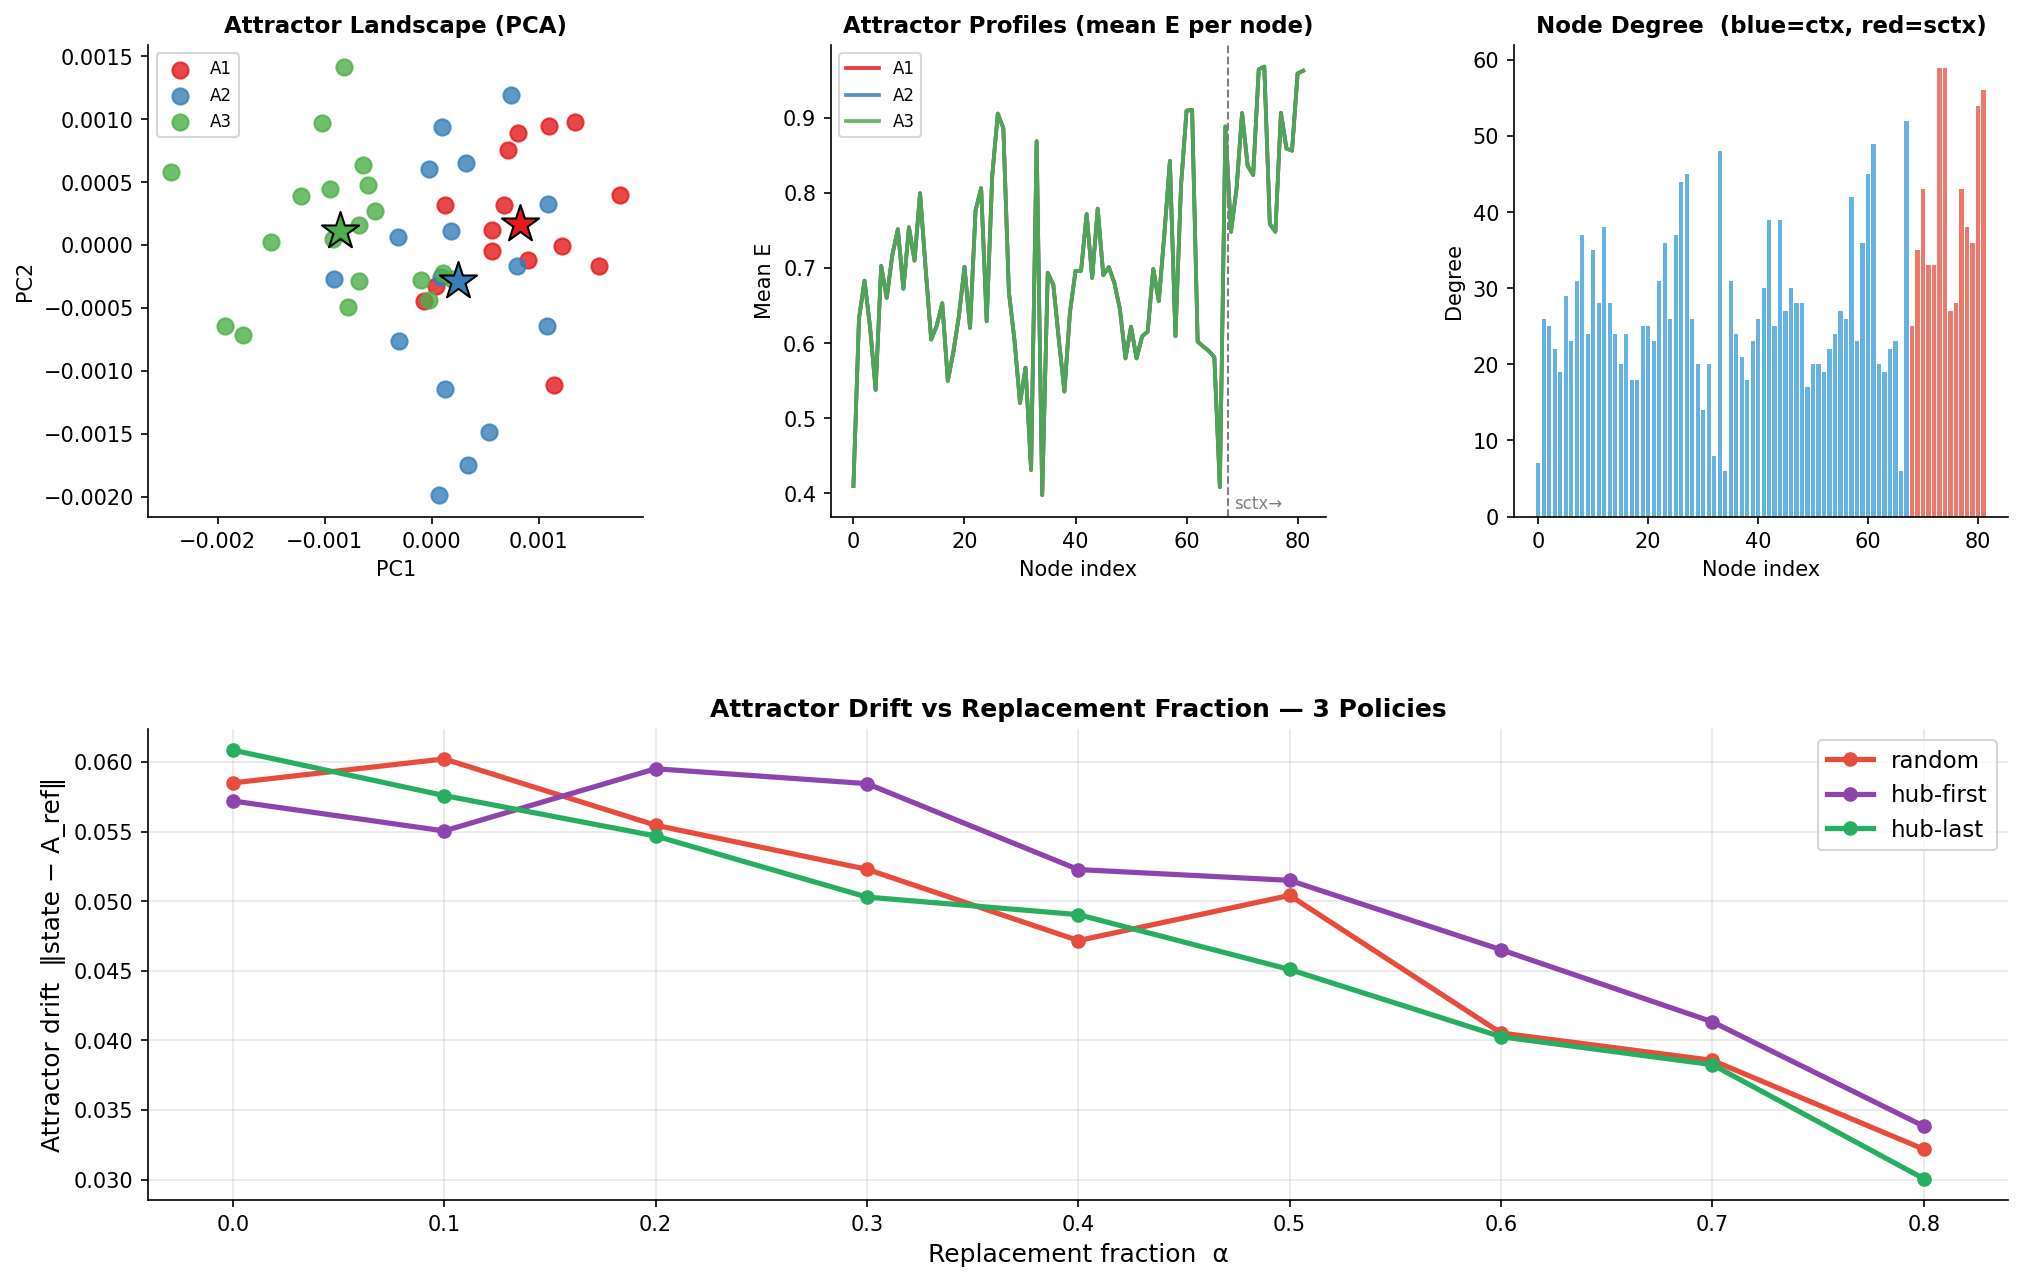

Write the Python code that produced this figure.
"""
WC Attractor Dynamics on HCP Connectome
Phases 1–4: Network → Attractors → Surrogates → Progressive Replacement
"""

import numpy as np
import matplotlib; matplotlib.use('Agg')
import matplotlib.pyplot as plt
from sklearn.cluster import KMeans
from sklearn.decomposition import PCA
from numpy.linalg import lstsq

rng = np.random.default_rng(42)

# ═══════════════════════════════════════════════════════
# 1.  NETWORK
# ═══════════════════════════════════════════════════════
DATA   = '../enigma/enigmatoolbox/datasets/matrices/hcp_connectivity'
W      = np.loadtxt(f'{DATA}/strucMatrix_with_sctx.csv', delimiter=',')
labels = open(f'{DATA}/strucLabels_with_sctx.csv').read().strip().split(',')
N      = W.shape[0]   # 82
N_CTX  = 68           # cortical nodes 0–67, subcortical 68–81

# Scale by spectral radius — preserves hub structure, bounds eigenvalues to [-1,1]
W = W / np.linalg.eigvals(W).real.max()

# ── Parameters ──────────────────────────────────────────
dt   = 0.1
w_EE = 3.0;  w_EI = 2.0   # graph excitation, inhibitory suppression
w_IE = 3.0;  w_II = 1.0   # inhibitory drive, self-inhibition

# Heterogeneous external input: subcortical nodes sit closer to bifurcation
P = np.full(N, 0.5);   P[N_CTX:] = 1.2   # subcortical gets stronger drive
Q = np.zeros(N)

# Heterogeneous time constants: subcortical = slower inhibition
tau_E = np.ones(N);          tau_E[N_CTX:]  = 1.5
tau_I = np.full(N, 2.0);     tau_I[N_CTX:]  = 5.0

noise_std = 0.03
sigma     = lambda x: 1.0 / (1.0 + np.exp(-x))

def step(E, I, noise=True):
    WE  = W @ E
    xi  = noise_std * rng.standard_normal(N) if noise else 0.0
    E_n = (1 - dt/tau_E)*E + (dt/tau_E)*(sigma(w_EE*WE - w_EI*I + P) + xi)
    I_n = (1 - dt/tau_I)*I + (dt/tau_I)* sigma(w_IE*E  - w_II*I + Q)
    return np.clip(E_n, 0, 1), np.clip(I_n, 0, 1)

# ═══════════════════════════════════════════════════════
# 2.  ATTRACTOR IDENTIFICATION
#     Run N_IC random ICs → settle → record mean state → KMeans
# ═══════════════════════════════════════════════════════
N_IC      = 50
T_SETTLE  = 800   # steps with noise to explore
T_RECORD  = 200   # steps without noise to characterise attractor

print("Phase 2 — attractor identification …")
states = np.zeros((N_IC, 2*N))

for k in range(N_IC):
    E = rng.uniform(0, 1, N)
    I = rng.uniform(0, 1, N)
    for _ in range(T_SETTLE):
        E, I = step(E, I, noise=True)
    E_acc = np.zeros(N);  I_acc = np.zeros(N)
    for _ in range(T_RECORD):
        E, I = step(E, I, noise=False)
        E_acc += E;  I_acc += I
    states[k] = np.r_[E_acc/T_RECORD, I_acc/T_RECORD]

K  = 3
km = KMeans(n_clusters=K, n_init=30, random_state=0).fit(states)
A  = km.cluster_centers_          # (K, 2N) — attractor centroids
print(f"  Cluster sizes: {np.bincount(km.labels_)}")

# PCA projection for visualisation
pca     = PCA(2)
proj    = pca.fit_transform(states)
A_proj  = pca.transform(A)

# ═══════════════════════════════════════════════════════
# 3.  LINEAR SURROGATE  (one per node)
#     Input: neighbour E + I at t,  self E + I at t
#     Output: self E, I at t+1
# ═══════════════════════════════════════════════════════
print("Phase 3 — training surrogates …")

# Generate training trajectory from attractor 0
ic      = states[km.labels_ == 0][0]
E, I    = ic[:N].copy(), ic[N:].copy()
E_t, I_t = [], []
for _ in range(3000):
    E_t.append(E.copy());  I_t.append(I.copy())
    E, I = step(E, I, noise=True)
E_t = np.array(E_t);  I_t = np.array(I_t)

surrogates = {}          # node_i → (coef_E, coef_I)
for i in range(N):
    nbrs = np.where(W[:, i] > 0)[0]
    feat = np.c_[E_t[:-1][:, nbrs], I_t[:-1][:, nbrs],
                 E_t[:-1, i],        I_t[:-1, i],
                 np.ones(len(E_t)-1)]
    c_E, *_ = lstsq(feat, E_t[1:, i], rcond=None)
    c_I, *_ = lstsq(feat, I_t[1:, i], rcond=None)
    surrogates[i] = (c_E, c_I, nbrs)

def mixed_step(E, I, replaced_set):
    E_n = E.copy();  I_n = I.copy()
    WE  = W @ E
    xi  = noise_std * rng.standard_normal(N)

    for i in range(N):
        if i in replaced_set:
            c_E, c_I, nbrs = surrogates[i]
            x = np.r_[E[nbrs], I[nbrs], E[i], I[i], 1.0]
            E_n[i] = np.clip(c_E @ x, 0, 1)
            I_n[i] = np.clip(c_I @ x, 0, 1)
        else:
            E_n[i] = np.clip((1-dt/tau_E[i])*E[i] +
                             (dt/tau_E[i])*(sigma(w_EE*WE[i] - w_EI*I[i] + P[i]) + xi[i]), 0, 1)
            I_n[i] = np.clip((1-dt/tau_I[i])*I[i] +
                             (dt/tau_I[i])* sigma(w_IE*E[i]  - w_II*I[i] + Q[i]), 0, 1)
    return E_n, I_n

# ═══════════════════════════════════════════════════════
# 4.  PROGRESSIVE REPLACEMENT
#     Three policies × alpha sweep → attractor drift
# ═══════════════════════════════════════════════════════
degree      = (W > 0).sum(axis=1)
alphas      = np.linspace(0, 0.8, 9)
N_TRIALS    = 8
T_TEST      = 400
A_ref       = A[0]               # reference attractor

policies = {
    'random':     rng.permutation(N),
    'hub-first':  np.argsort(-degree),
    'hub-last':   np.argsort(degree),
}

print("Phase 4 — replacement sweep …")
results = {}
for pol, order in policies.items():
    drifts = []
    for alpha in alphas:
        replaced = set(order[:int(alpha * N)])
        trial_drifts = []
        for _ in range(N_TRIALS):
            E = A_ref[:N]  + 0.05 * rng.standard_normal(N)
            I = A_ref[N:]  + 0.05 * rng.standard_normal(N)
            E, I = np.clip(E, 0, 1), np.clip(I, 0, 1)
            for _ in range(T_TEST):
                E, I = mixed_step(E, I, replaced)
            trial_drifts.append(np.linalg.norm(np.r_[E, I] - A_ref))
        drifts.append(np.mean(trial_drifts))
    results[pol] = drifts
    print(f"  {pol} done")

# ═══════════════════════════════════════════════════════
# 5.  PLOTS
# ═══════════════════════════════════════════════════════
fig = plt.figure(figsize=(16, 10))
gs  = fig.add_gridspec(2, 3, hspace=0.45, wspace=0.38)
cmap = plt.cm.Set1

# 5a  Attractor landscape (PCA)
ax1 = fig.add_subplot(gs[0, 0])
for k in range(K):
    m = km.labels_ == k
    ax1.scatter(proj[m,0], proj[m,1], c=[cmap(k)], s=60, alpha=0.8, label=f'A{k+1}')
    ax1.scatter(*A_proj[k], marker='*', s=350, c=[cmap(k)], edgecolors='k', zorder=5)
ax1.set_title('Attractor Landscape (PCA)', fontsize=11, fontweight='bold')
ax1.set_xlabel('PC1');  ax1.set_ylabel('PC2')
ax1.legend(fontsize=8);  ax1.spines[['top','right']].set_visible(False)

# 5b  Attractor mean-E profile
ax2 = fig.add_subplot(gs[0, 1])
for k in range(K):
    ax2.plot(A[k, :N], lw=1.8, color=cmap(k), label=f'A{k+1}', alpha=0.85)
ax2.axvline(N_CTX - 0.5, color='gray', ls='--', lw=1)
ax2.text(N_CTX+0.5, ax2.get_ylim()[0]+0.01, 'sctx→', fontsize=8, color='gray')
ax2.set_xlabel('Node index');  ax2.set_ylabel('Mean E')
ax2.set_title('Attractor Profiles (mean E per node)', fontsize=11, fontweight='bold')
ax2.legend(fontsize=8);  ax2.spines[['top','right']].set_visible(False)

# 5c  Node degree (hub map)
ax3 = fig.add_subplot(gs[0, 2])
colors_bar = ['#3498db']*N_CTX + ['#e74c3c']*14
ax3.bar(np.arange(N), degree, color=colors_bar, alpha=0.75)
ax3.set_xlabel('Node index');  ax3.set_ylabel('Degree')
ax3.set_title('Node Degree  (blue=ctx, red=sctx)', fontsize=11, fontweight='bold')
ax3.spines[['top','right']].set_visible(False)

# 5d  Attractor drift vs α  (main result) 
# we want to see if as we remove more nodes what the effects are on the attractors 
# gradual 
ax4 = fig.add_subplot(gs[1, :])
pol_colors = {'random': '#e74c3c', 'hub-first': '#8e44ad', 'hub-last': '#27ae60'}
for pol, drifts in results.items():
    ax4.plot(alphas, drifts, marker='o', lw=2.5, label=pol, color=pol_colors[pol])
ax4.set_xlabel('Replacement fraction  α', fontsize=12)
ax4.set_ylabel('Attractor drift  ‖state − A_ref‖', fontsize=12)
ax4.set_title('Attractor Drift vs Replacement Fraction — 3 Policies', fontsize=12, fontweight='bold')
ax4.legend(fontsize=11);  ax4.grid(alpha=0.3)
ax4.spines[['top','right']].set_visible(False)

fig.savefig('wc_attractor.png', dpi=150, bbox_inches='tight')
print("Saved wc_attractor.png")
